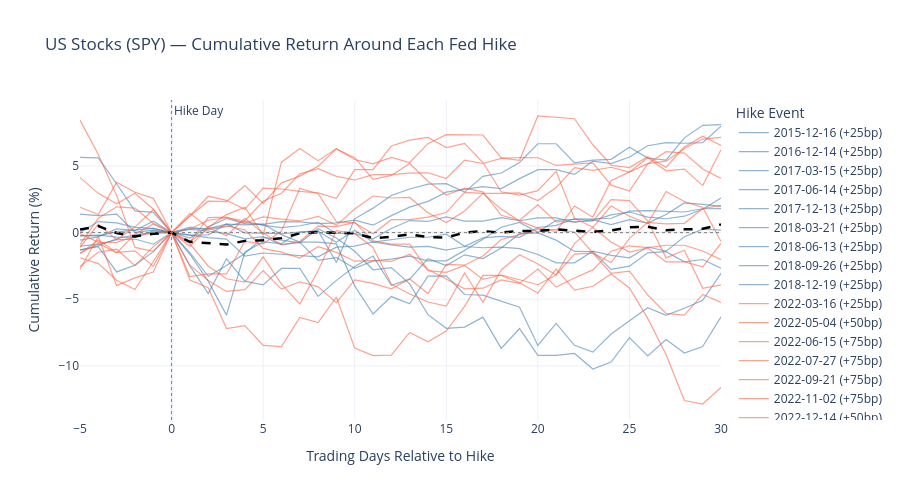
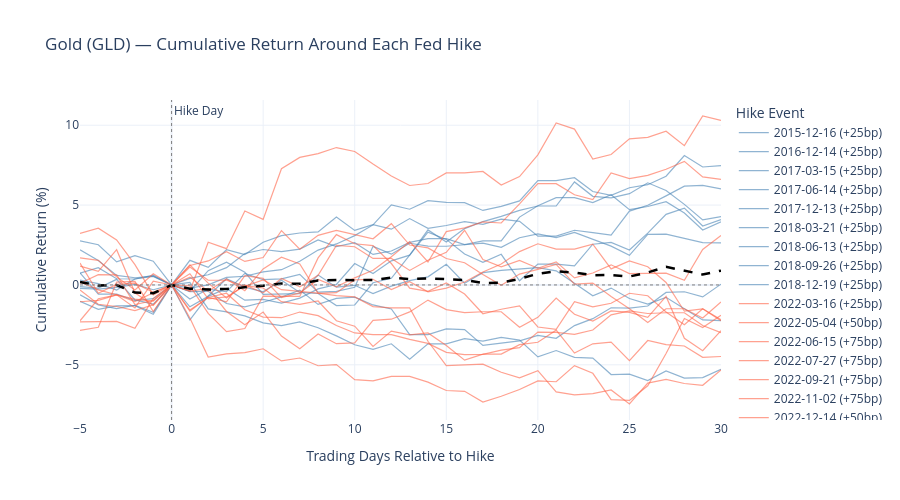
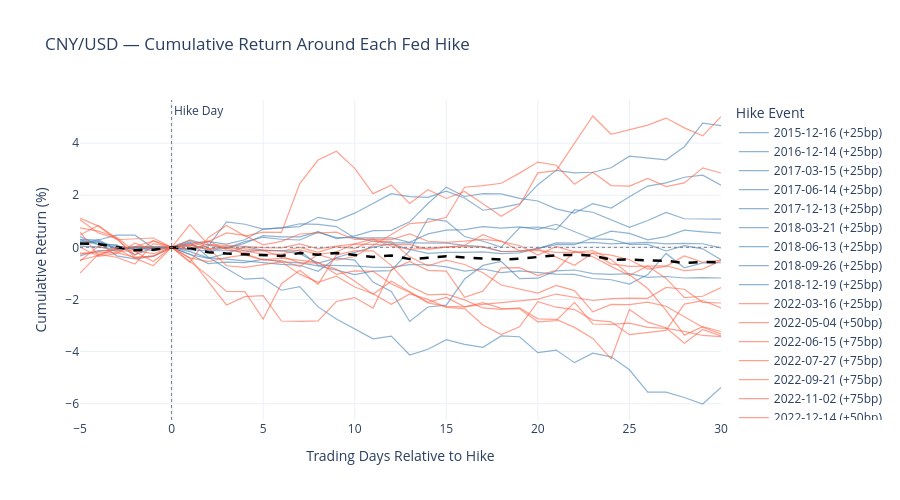
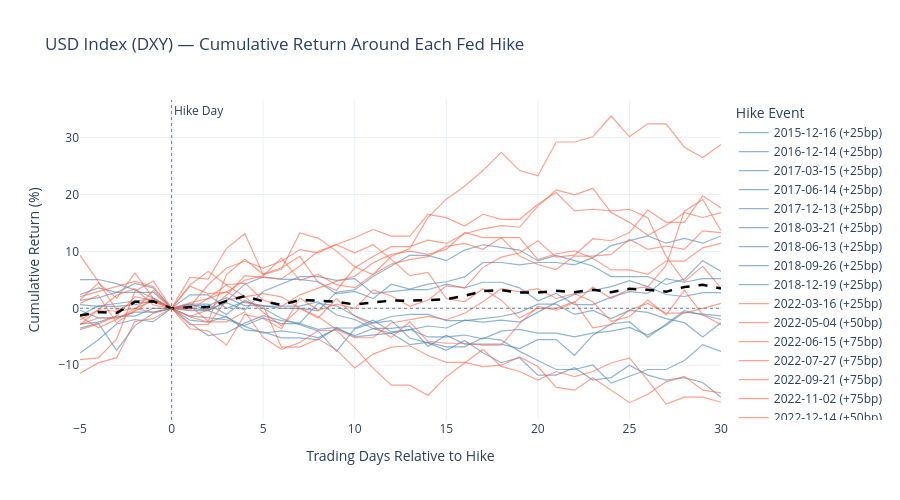

The code cell stored with these charts, in order, in its notebook:
### Markdown cell above
## 2. Event Window Analysis

For each Fed hike date, we extract asset price returns from 5 trading days 
before to 30 days after the hike, and compute cumulative returns relative 
to the hike day (Day 0).

### Code cell
"""
Rate Shock Explorer
Complete Analysis Code
"""

import pandas as pd
import numpy as np
import plotly.graph_objects as go
import plotly.express as px
import os

DATA_DIR = "data"

# ── Load clean data ───────────────────────────────────────────────────────────
prices = pd.read_csv(os.path.join(DATA_DIR, "prices_clean.csv"), parse_dates=["date"])
hikes  = pd.read_csv(os.path.join(DATA_DIR, "fed_hike_events.csv"), parse_dates=["date"])

ASSETS = ["SPY", "GLD", "CNY", "DXY", "DGS10"]
ASSET_LABELS = {
    "SPY":   "US Stocks (SPY)",
    "GLD":   "Gold (GLD)",
    "CNY":   "CNY/USD",
    "DXY":   "USD Index (DXY)",
    "DGS10": "10Y Treasury Yield",
}

# ── Categorise hikes by size ──────────────────────────────────────────────────
def categorise_bp(bp):
    if bp == 25:
        return "Small (25bp)"
    elif bp == 50:
        return "Medium (50bp)"
    else:
        return "Large (75bp)"

hikes["size_cat"] = hikes["rate_change_bp"].apply(categorise_bp)

# ── Core function: compute cumulative returns around each hike ────────────────
def get_event_windows(prices, hikes, asset, pre=5, post=30):
    results = {}
    price_series = prices.set_index("date")[asset].dropna()
    all_dates = price_series.index.tolist()

    for _, row in hikes.iterrows():
        hike_date = row["date"]
        future_dates = [d for d in all_dates if d >= hike_date]
        if not future_dates:
            continue
        nearest = future_dates[0]
        idx = all_dates.index(nearest)

        start_idx = idx - pre
        end_idx   = idx + post + 1
        if start_idx < 0 or end_idx > len(all_dates):
            continue

        window_dates  = all_dates[start_idx:end_idx]
        window_prices = price_series.loc[window_dates]
        base_price    = price_series.loc[nearest]

        cum_returns = ((window_prices / base_price) - 1) * 100
        cum_returns.index = range(-pre, len(window_dates) - pre)

        label = hike_date.strftime("%Y-%m-%d") + f" (+{row['rate_change_bp']}bp)"
        results[label] = cum_returns

    return pd.DataFrame(results)


# ── Chart 1: Event window (all hikes overlaid per asset) ─────────────────────
def plot_event_window(asset, pre=5, post=30):
    df = get_event_windows(prices, hikes, asset, pre, post)
    fig = go.Figure()

    cycle_colors = {"2015-2018": "steelblue", "2022-2023": "tomato"}
    for col in df.columns:
        date_str = col.split(" ")[0]
        hike_row = hikes[hikes["date"] == pd.Timestamp(date_str)]
        if hike_row.empty:
            continue
        cycle = hike_row.iloc[0]["cycle"]
        color = cycle_colors.get(cycle, "gray")

        fig.add_trace(go.Scatter(
            x=df.index,
            y=df[col],
            mode="lines",
            name=col,
            line=dict(color=color, width=1.2),
            opacity=0.6,
            hovertemplate=f"<b>{col}</b><br>Day: %{{x}}<br>Return: %{{y:.2f}}%<extra></extra>"
        ))

    avg = df.mean(axis=1)
    fig.add_trace(go.Scatter(
        x=avg.index, y=avg,
        mode="lines",
        name="Average",
        line=dict(color="black", width=2.5, dash="dash"),
        hovertemplate="<b>Average</b><br>Day: %{x}<br>Return: %{y:.2f}%<extra></extra>"
    ))

    fig.add_hline(y=0, line_dash="dot", line_color="gray", line_width=1)
    fig.add_vline(x=0, line_dash="dot", line_color="gray", line_width=1,
                  annotation_text="Hike Day", annotation_position="top right")

    fig.update_layout(
        title=f"{ASSET_LABELS[asset]} — Cumulative Return Around Each Fed Hike",
        xaxis_title="Trading Days Relative to Hike",
        yaxis_title="Cumulative Return (%)",
        legend_title="Hike Event",
        hovermode="x unified",
        template="plotly_white",
        height=500,
    )
    fig.show()


# ── Chart 2: Average impact summary bar chart ─────────────────────────────────
def plot_avg_impact(days=[1, 5, 10, 20, 30]):
    rows = []
    for asset in ASSETS:
        df = get_event_windows(prices, hikes, asset, pre=5, post=max(days))
        for d in days:
            if d in df.index:
                avg_ret = df.loc[d].mean()
                rows.append({"Asset": ASSET_LABELS[asset], "Day": f"Day +{d}", "Avg Return (%)": avg_ret})

    summary = pd.DataFrame(rows)

    fig = px.bar(
        summary, x="Asset", y="Avg Return (%)", color="Day",
        barmode="group",
        title="Average Cumulative Return After Fed Hike — By Asset and Horizon",
        template="plotly_white",
        height=450,
        color_discrete_sequence=px.colors.qualitative.Set2,
    )
    fig.add_hline(y=0, line_dash="dot", line_color="gray")
    fig.update_layout(xaxis_tickangle=-20)
    fig.show()
    return summary


# ── Chart 3: Average return by hike size (horizontal bar) ────────────────────
def plot_by_hike_size(horizon=10):
    rows = []
    for asset in ASSETS:
        df = get_event_windows(prices, hikes, asset, pre=5, post=horizon)
        if horizon not in df.index:
            continue
        reactions = df.loc[horizon]
        for col, ret in reactions.items():
            date_str = col.split(" ")[0]
            hike_row = hikes[hikes["date"] == pd.Timestamp(date_str)]
            if hike_row.empty:
                continue
            rows.append({
                "asset": ASSET_LABELS[asset],
                "return": ret,
                "size_cat": hike_row.iloc[0]["size_cat"],
                "bp": hike_row.iloc[0]["rate_change_bp"],
            })

    df_all = pd.DataFrame(rows)
    avg = df_all.groupby(["asset", "size_cat", "bp"])["return"].mean().reset_index()
    avg = avg.sort_values("bp")

    size_cats = ["Small (25bp)", "Medium (50bp)", "Large (75bp)"]
    colors    = {"Small (25bp)": "steelblue", "Medium (50bp)": "orange", "Large (75bp)": "tomato"}

    fig = go.Figure()
    for cat in size_cats:
        subset = avg[avg["size_cat"] == cat]
        fig.add_trace(go.Bar(
            y=subset["asset"],
            x=subset["return"],
            name=cat,
            orientation="h",
            marker_color=colors[cat],
            text=subset["return"].round(2).astype(str) + "%",
            textposition="outside",
            hovertemplate="<b>%{y}</b><br>Avg Return: %{x:.2f}%<extra>" + cat + "</extra>",
        ))

    fig.add_vline(x=0, line_dash="dot", line_color="gray", line_width=1)
    fig.update_layout(
        title=f"Average Asset Return at Day +{horizon} After Fed Hike — By Hike Size",
        xaxis_title="Average Cumulative Return (%)",
        yaxis_title="",
        barmode="group",
        template="plotly_white",
        height=480,
        legend_title="Hike Size",
        legend=dict(orientation="h", yanchor="bottom", y=1.02, xanchor="right", x=1),
        margin=dict(l=160),
    )
    fig.show()


# ── Run all charts ────────────────────────────────────────────────────────────
print("=== Chart 1: Event Window per Asset ===")
for asset in ASSETS:
    plot_event_window(asset)

print("=== Chart 2: Average Impact Summary ===")
summary = plot_avg_impact()
print(summary.pivot(index="Asset", columns="Day", values="Avg Return (%)").round(2))

print("=== Chart 3: Return by Hike Size ===")
plot_by_hike_size(horizon=10)
